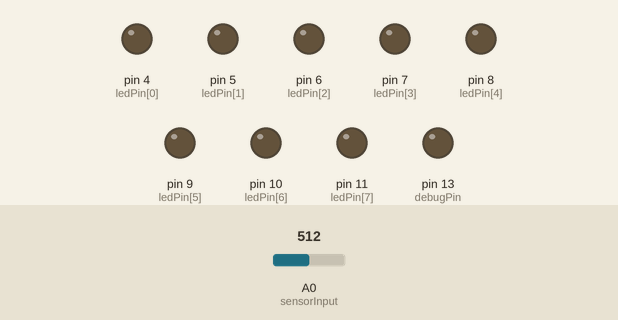
Recording of a sketch running on a simulated Arduino Uno, built with avr-gcc and run on an emulated ATmega328P. Parts: output pins drawn as LEDs (lit = HIGH). Inputs (shaded band) come from the test bench; at power-on: A0 (sensorInput) = 512.

Above: at 1.2 s.
1.3 s: A0 (sensorInput) set to 716
At 2.76 s:
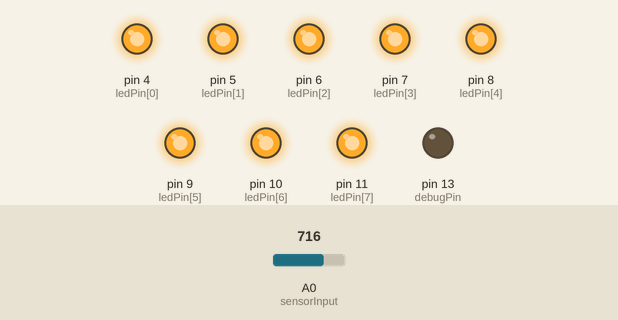
4.3 s: A0 (sensorInput) set to 0
At 4.45 s:
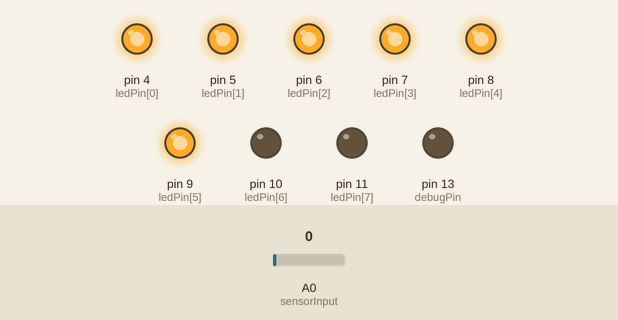
7.3 s: A0 (sensorInput) set to 20
At 14.91 s:
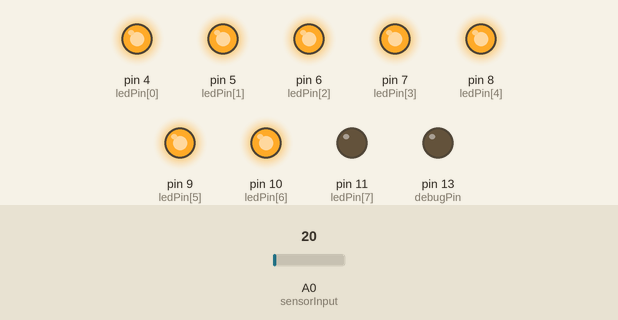
Timing chart, 0 to 16.3 s (numbered marks = the images above; inputs shaded):
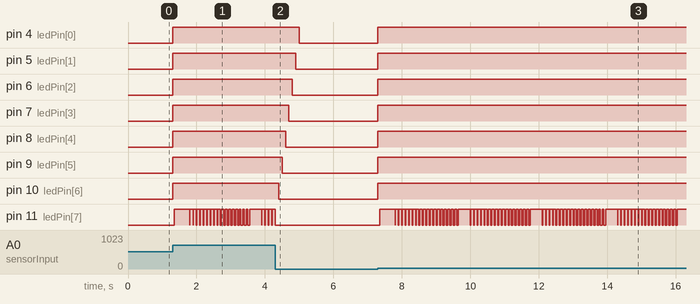

The sketch:

amp_visual.ino
```cpp
/* Amp Visualizer
 * ----------------
 *
 * Program using a Piezo element and an array of LEDs to visualize the loudness.
 * (copyleft) Akshay Dewan 02 June 2013
 */

int ledPin[] = {4, 5, 6, 7, 8, 9, 10, 11}; //Which pins have LEDs attached
int ledCount = 8; //Number of LEDs
int currentIndex = 0; //upto which index are the LEDs currently HIGH
int sensorInput = 0;
byte val = 0;

int threshold_min = 3;
int threshold_max = 10;

int fallRate = 100; //the rate (ms) at which the lights should "fall" if there is no input
boolean fallingState = false;
long prevFall = 0;

int DEBOUNCE_THRESHOLD = 50; //milliseconds
long prevStateChange = 0;

int debugPin = 13;

void setup() {
  for(int i = 0; i < ledCount; i++)
  {
    pinMode(ledPin[i], OUTPUT);
  }
  pinMode(debugPin, OUTPUT);
}

void setAllLed(int state)
{
  setLed(ledCount - 1, state);
}

/**
 * Set the LEDs upto endIndex with specified state
 */
void setLed(int endIndex, int state)
{
  for(int i = 0; i < ledCount; i++)
  {
    if(i <= endIndex)
    {
      digitalWrite(ledPin[i], state);
    }
    else
    {
      digitalWrite(ledPin[i], LOW);
    }
  }
  if(state == HIGH)
  {
    currentIndex = endIndex;
  }
  else
  {
    currentIndex = -1;
  }
  if(endIndex < 0)
  {
    //digitalWrite(debugPin, HIGH);
  }
}

void loop()
{
  val = analogRead(sensorInput);
  //Serial.println(val);
  if (val >= threshold_min && millis() - prevStateChange > DEBOUNCE_THRESHOLD)
  {
    if(val < threshold_min)
    {
      setAllLed(LOW);
    }
    else if (val > threshold_max)
    {
      setAllLed(HIGH);
    }
    else
    {
      int onPins = map(val, threshold_min, threshold_max, 1, ledCount);
      setLed(onPins-1, HIGH);
    }

    //Serial.println("Knock!");
    prevStateChange = millis();

    //prevFall = 0;
    fallingState = false;
    //digitalWrite(debugPin, LOW);
  }
  else
  {
    //we make the lights "fall"
    //we turn off the top most led after the specified fall rate

    //digitalWrite(debugPin, HIGH);

    if(currentIndex >= 0 && millis() - prevFall >= fallRate)
    {
      setLed(currentIndex - 1, HIGH);
      prevFall = millis();
    }
    fallingState = true;
  }
  //delay(100);  // we have to make a delay to avoid overloading the serial port
}
```

Measured:
- after the input at 1.3 s, pin 4 (ledPin[0]), pin 5 (ledPin[1]), pin 6 (ledPin[2]), pin 7 (ledPin[3]), pin 8 (ledPin[4]), pin 9 (ledPin[5]), pin 10 (ledPin[6]): LOW → HIGH at once
- after the input at 4.3 s, pin 4 (ledPin[0]): HIGH → LOW after 0.70 s; pin 5 (ledPin[1]): HIGH → LOW after 0.60 s; pin 6 (ledPin[2]): HIGH → LOW after 0.50 s; pin 7 (ledPin[3]): HIGH → LOW after 0.40 s; pin 8 (ledPin[4]): HIGH → LOW after 0.30 s
- after the input at 7.3 s, pin 4 (ledPin[0]), pin 5 (ledPin[1]), pin 6 (ledPin[2]), pin 7 (ledPin[3]), pin 8 (ledPin[4]), pin 9 (ledPin[5]), pin 10 (ledPin[6]): LOW → HIGH at once
